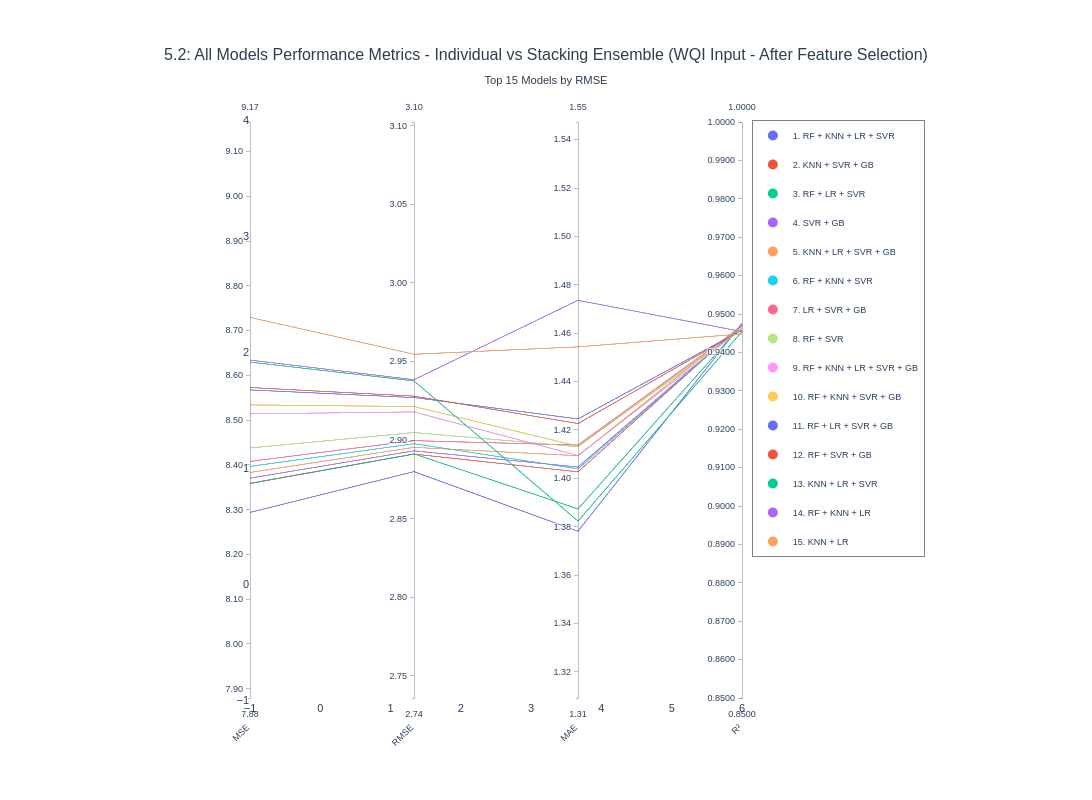

Write notebook code for a chart like this one.
### Code cell
fig_all_models_52 = plot_parallel_coordinates_all_models(
    results_df=results_df_WQIInput_retrain,
    y_test=y_test_WQIInput_retrain,
    rf_pred=rf_pred_WQIInput_retrain,
    gb_pred=gb_pred_WQIInput_retrain,
    lr_pred=lr_pred_WQIInput_retrain,
    knn_pred=knn_pred_WQIInput_retrain,
    svr_pred=svr_pred_WQIInput_retrain,
    title="5.2: All Models Performance Metrics - Individual vs Stacking Ensemble (WQI Input - After Feature Selection)"
)

fig_all_models_52.show()

### Figure 1 — Plotly figure (JSON) as saved in the notebook; plotly's stock layout.template omitted (floating-point values rounded to 4 significant figures)
{"data": [{"dimensions": [{"label": "MSE", "range": [7.879, 9.166], "tickformat": ".2f", "values": [8.294, 8.358, 8.359, 8.37, 8.383, 8.397, 8.408, 8.438, 8.514, 8.534, 8.568, 8.573, 8.63, 8.634, 8.73]}, {"label": "RMSE", "range": [2.736, 3.102], "tickformat": ".2f", "values": [2.88, 2.891, 2.891, 2.893, 2.895, 2.898, 2.9, 2.905, 2.918, 2.921, 2.927, 2.928, 2.938, 2.938, 2.955]}, {"label": "MAE", "range": [1.309, 1.547], "tickformat": ".2f", "values": [1.378, 1.403, 1.387, 1.405, 1.409, 1.404, 1.414, 1.413, 1.409, 1.413, 1.425, 1.423, 1.382, 1.474, 1.454]}, {"label": "R²", "range": [0.85, 1], "tickformat": ".4f", "values": [0.9476, 0.9472, 0.9472, 0.9471, 0.947, 0.9469, 0.9469, 0.9467, 0.9462, 0.9461, 0.9458, 0.9458, 0.9454, 0.9454, 0.9448]}], "labelangle": -45, "labelside": "bottom", "line": {"color": [0, 1, 2, 3, 4, 5, 6, 7, 8, 9, 10, 11, 12, 13, 14], "colorscale": [[0, "#636EFA"], [0.07143, "#EF553B"], [0.1429, "#00CC96"], [0.2143, "#AB63FA"], [0.2857, "#FFA15A"], [0.3571, "#19D3F3"], [0.4286, "#FF6692"], [0.5, "#B6E880"], [0.5714, "#FF97FF"], [0.6429, "#FECB52"], [0.7143, "#636EFA"], [0.7857, "#EF553B"], [0.8571, "#00CC96"], [0.9286, "#AB63FA"], [1, "#FFA15A"]], "showscale": false}, "type": "parcoords"}, {"hovertemplate": "<b>RF + KNN + LR + SVR</b><br>Num Models: 4<br>MSE: 8.2939<br>RMSE: 2.8799<br>MAE: 1.3782<br>R²: 0.9476<br><extra></extra>", "legendgroup": "RF + KNN + LR + SVR", "marker": {"color": "#636EFA", "size": 10}, "mode": "markers", "name": "1. RF + KNN + LR + SVR", "showlegend": true, "type": "scatter", "x": [null], "y": [null]}, {"hovertemplate": "<b>KNN + SVR + GB</b><br>Num Models: 3<br>MSE: 8.3582<br>RMSE: 2.8911<br>MAE: 1.4027<br>R²: 0.9472<br><extra></extra>", "legendgroup": "KNN + SVR + GB", "marker": {"color": "#EF553B", "size": 10}, "mode": "markers", "name": "2. KNN + SVR + GB", "showlegend": true, "type": "scatter", "x": [null], "y": [null]}, {"hovertemplate": "<b>RF + LR + SVR</b><br>Num Models: 3<br>MSE: 8.3590<br>RMSE: 2.8912<br>MAE: 1.3874<br>R²: 0.9472<br><extra></extra>", "legendgroup": "RF + LR + SVR", "marker": {"color": "#00CC96", "size": 10}, "mode": "markers", "name": "3. RF + LR + SVR", "showlegend": true, "type": "scatter", "x": [null], "y": [null]}, {"hovertemplate": "<b>SVR + GB</b><br>Num Models: 2<br>MSE: 8.3703<br>RMSE: 2.8932<br>MAE: 1.4047<br>R²: 0.9471<br><extra></extra>", "legendgroup": "SVR + GB", "marker": {"color": "#AB63FA", "size": 10}, "mode": "markers", "name": "4. SVR + GB", "showlegend": true, "type": "scatter", "x": [null], "y": [null]}, {"hovertemplate": "<b>KNN + LR + SVR + GB</b><br>Num Models: 4<br>MSE: 8.3830<br>RMSE: 2.8953<br>MAE: 1.4094<br>R²: 0.9470<br><extra></extra>", "legendgroup": "KNN + LR + SVR + GB", "marker": {"color": "#FFA15A", "size": 10}, "mode": "markers", "name": "5. KNN + LR + SVR + GB", "showlegend": true, "type": "scatter", "x": [null], "y": [null]}, {"hovertemplate": "<b>RF + KNN + SVR</b><br>Num Models: 3<br>MSE: 8.3965<br>RMSE: 2.8977<br>MAE: 1.4040<br>R²: 0.9469<br><extra></extra>", "legendgroup": "RF + KNN + SVR", "marker": {"color": "#19D3F3", "size": 10}, "mode": "markers", "name": "6. RF + KNN + SVR", "showlegend": true, "type": "scatter", "x": [null], "y": [null]}, {"hovertemplate": "<b>LR + SVR + GB</b><br>Num Models: 3<br>MSE: 8.4078<br>RMSE: 2.8996<br>MAE: 1.4138<br>R²: 0.9469<br><extra></extra>", "legendgroup": "LR + SVR + GB", "marker": {"color": "#FF6692", "size": 10}, "mode": "markers", "name": "7. LR + SVR + GB", "showlegend": true, "type": "scatter", "x": [null], "y": [null]}, {"hovertemplate": "<b>RF + SVR</b><br>Num Models: 2<br>MSE: 8.4377<br>RMSE: 2.9048<br>MAE: 1.4131<br>R²: 0.9467<br><extra></extra>", "legendgroup": "RF + SVR", "marker": {"color": "#B6E880", "size": 10}, "mode": "markers", "name": "8. RF + SVR", "showlegend": true, "type": "scatter", "x": [null], "y": [null]}, {"hovertemplate": "<b>RF + KNN + LR + SVR + GB</b><br>Num Models: 5<br>MSE: 8.5140<br>RMSE: 2.9179<br>MAE: 1.4094<br>R²: 0.9462<br><extra></extra>", "legendgroup": "RF + KNN + LR + SVR + GB", "marker": {"color": "#FF97FF", "size": 10}, "mode": "markers", "name": "9. RF + KNN + LR + SVR + GB", "showlegend": true, "type": "scatter", "x": [null], "y": [null]}, {"hovertemplate": "<b>RF + KNN + SVR + GB</b><br>Num Models: 4<br>MSE: 8.5341<br>RMSE: 2.9213<br>MAE: 1.4133<br>R²: 0.9461<br><extra></extra>", "legendgroup": "RF + KNN + SVR + GB", "marker": {"color": "#FECB52", "size": 10}, "mode": "markers", "name": "10. RF + KNN + SVR + GB", "showlegend": true, "type": "scatter", "x": [null], "y": [null]}, {"hovertemplate": "<b>RF + LR + SVR + GB</b><br>Num Models: 4<br>MSE: 8.5675<br>RMSE: 2.9270<br>MAE: 1.4246<br>R²: 0.9458<br><extra></extra>", "legendgroup": "RF + LR + SVR + GB", "marker": {"color": "#636EFA", "size": 10}, "mode": "markers", "name": "11. RF + LR + SVR + GB", "showlegend": true, "type": "scatter", "x": [null], "y": [null]}, {"hovertemplate": "<b>RF + SVR + GB</b><br>Num Models: 3<br>MSE: 8.5728<br>RMSE: 2.9279<br>MAE: 1.4227<br>R²: 0.9458<br><extra></extra>", "legendgroup": "RF + SVR + GB", "marker": {"color": "#EF553B", "size": 10}, "mode": "markers", "name": "12. RF + SVR + GB", "showlegend": true, "type": "scatter", "x": [null], "y": [null]}, {"hovertemplate": "<b>KNN + LR + SVR</b><br>Num Models: 3<br>MSE: 8.6296<br>RMSE: 2.9376<br>MAE: 1.3824<br>R²: 0.9454<br><extra></extra>", "legendgroup": "KNN + LR + SVR", "marker": {"color": "#00CC96", "size": 10}, "mode": "markers", "name": "13. KNN + LR + SVR", "showlegend": true, "type": "scatter", "x": [null], "y": [null]}, {"hovertemplate": "<b>RF + KNN + LR</b><br>Num Models: 3<br>MSE: 8.6342<br>RMSE: 2.9384<br>MAE: 1.4736<br>R²: 0.9454<br><extra></extra>", "legendgroup": "RF + KNN + LR", "marker": {"color": "#AB63FA", "size": 10}, "mode": "markers", "name": "14. RF + KNN + LR", "showlegend": true, "type": "scatter", "x": [null], "y": [null]}, {"hovertemplate": "<b>KNN + LR</b><br>Num Models: 2<br>MSE: 8.7296<br>RMSE: 2.9546<br>MAE: 1.4543<br>R²: 0.9448<br><extra></extra>", "legendgroup": "KNN + LR", "marker": {"color": "#FFA15A", "size": 10}, "mode": "markers", "name": "15. KNN + LR", "showlegend": true, "type": "scatter", "x": [null], "y": [null]}], "layout": {"font": {"family": "Arial, sans-serif", "size": 11}, "height": 800, "hovermode": "closest", "legend": {"bgcolor": "rgba(255, 255, 255, 0.95)", "bordercolor": "gray", "borderwidth": 1, "font": {"size": 9}, "orientation": "v", "x": 1.02, "xanchor": "left", "y": 1, "yanchor": "top"}, "margin": {"b": 100, "l": 250, "r": 350, "t": 120}, "paper_bgcolor": "white", "plot_bgcolor": "white", "showlegend": true, "title": {"font": {"color": "#2c3e50", "family": "Arial, sans-serif", "size": 16}, "text": "5.2: All Models Performance Metrics - Individual vs Stacking Ensemble (WQI Input - After Feature Selection)<br><sub>Top 15 Models by RMSE</sub>", "x": 0.5, "xanchor": "center"}, "width": 1400, "xaxis": {"showgrid": false}, "yaxis": {"showgrid": false}}}
